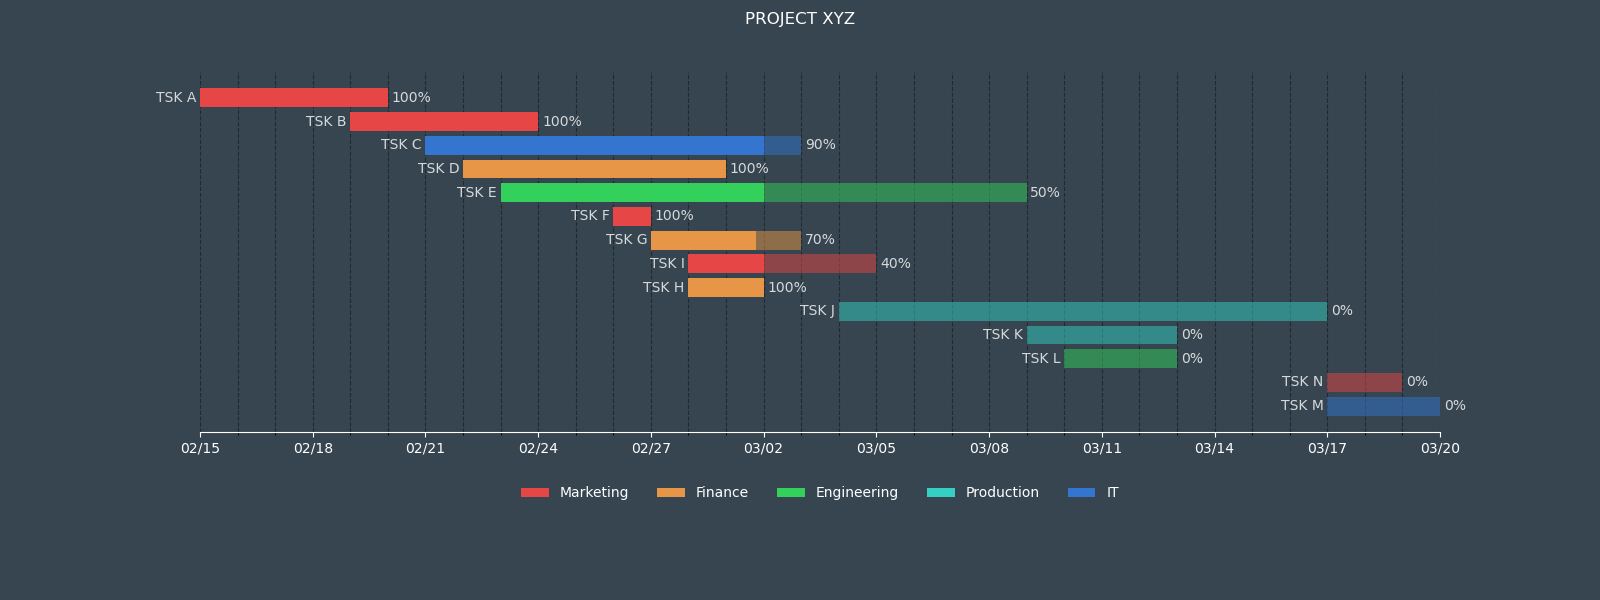

Reproduce this figure in Python.
import pandas as pd
import numpy as np
import matplotlib.pyplot as plt
from matplotlib.patches import Patch
from pandas import Timestamp

##### DATA #####
data = {'Task': {0: 'TSK M',
                 1: 'TSK N',
                 2: 'TSK L',
                 3: 'TSK K',
                 4: 'TSK J',
                 5: 'TSK H',
                 6: 'TSK I',
                 7: 'TSK G',
                 8: 'TSK F',
                 9: 'TSK E',
                 10: 'TSK D',
                 11: 'TSK C',
                 12: 'TSK B',
                 13: 'TSK A'},

        'Department': {0: 'IT',
                       1: 'MKT',
                       2: 'ENG',
                       3: 'PROD',
                       4: 'PROD',
                       5: 'FIN',
                       6: 'MKT',
                       7: 'FIN',
                       8: 'MKT',
                       9: 'ENG',
                       10: 'FIN',
                       11: 'IT',
                       12: 'MKT',
                       13: 'MKT'},

        'Start': {0: Timestamp('2022-03-17 00:00:00'),
                  1: Timestamp('2022-03-17 00:00:00'),
                  2: Timestamp('2022-03-10 00:00:00'),
                  3: Timestamp('2022-03-09 00:00:00'),
                  4: Timestamp('2022-03-04 00:00:00'),
                  5: Timestamp('2022-02-28 00:00:00'),
                  6: Timestamp('2022-02-28 00:00:00'),
                  7: Timestamp('2022-02-27 00:00:00'),
                  8: Timestamp('2022-02-26 00:00:00'),
                  9: Timestamp('2022-02-23 00:00:00'),
                  10: Timestamp('2022-02-22 00:00:00'),
                  11: Timestamp('2022-02-21 00:00:00'),
                  12: Timestamp('2022-02-19 00:00:00'),
                  13: Timestamp('2022-02-15 00:00:00')},

        'End': {0: Timestamp('2022-03-20 00:00:00'),
                1: Timestamp('2022-03-19 00:00:00'),
                2: Timestamp('2022-03-13 00:00:00'),
                3: Timestamp('2022-03-13 00:00:00'),
                4: Timestamp('2022-03-17 00:00:00'),
                5: Timestamp('2022-03-02 00:00:00'),
                6: Timestamp('2022-03-05 00:00:00'),
                7: Timestamp('2022-03-03 00:00:00'),
                8: Timestamp('2022-02-27 00:00:00'),
                9: Timestamp('2022-03-09 00:00:00'),
                10: Timestamp('2022-03-01 00:00:00'),
                11: Timestamp('2022-03-03 00:00:00'),
                12: Timestamp('2022-02-24 00:00:00'),
                13: Timestamp('2022-02-20 00:00:00')},

        'Completion': {0: 0.0,
                       1: 0.0,
                       2: 0.0,
                       3: 0.0,
                       4: 0.0,
                       5: 1.0,
                       6: 0.4,
                       7: 0.7,
                       8: 1.0,
                       9: 0.5,
                       10: 1.0,
                       11: 0.9,
                       12: 1.0,
                       13: 1.0}}

##### DATA PREP #####
df = pd.DataFrame(data)

# project start date
proj_start = df.Start.min()

# number of days from project start to task start
df['start_num'] = (df.Start - proj_start).dt.days

# number of days from project start to end of tasks
df['end_num'] = (df.End - proj_start).dt.days

# days between start and end of each task
df['days_start_to_end'] = df.end_num - df.start_num

# days between start and current progression of each task
df['current_num'] = (df.days_start_to_end * df.Completion)


# create a column with the color for each department
def color(row):
    c_dict = {'MKT': '#E64646', 'FIN': '#E69646', 'ENG': '#34D05C', 'PROD': '#34D0C3', 'IT': '#3475D0'}
    return c_dict[row['Department']]


df['color'] = df.apply(color, axis=1)

##### PLOT #####
fig, (ax, ax1) = plt.subplots(2, figsize=(16, 6), gridspec_kw={'height_ratios': [6, 1]}, facecolor='#36454F')
ax.set_facecolor('#36454F')
ax1.set_facecolor('#36454F')
# bars
ax.barh(df.Task, df.current_num, left=df.start_num, color=df.color)
ax.barh(df.Task, df.days_start_to_end, left=df.start_num, color=df.color, alpha=0.5)

for idx, row in df.iterrows():
    ax.text(row.end_num + 0.1, idx, f"{int(row.Completion * 100)}%", va='center', alpha=0.8, color='w')
    ax.text(row.start_num - 0.1, idx, row.Task, va='center', ha='right', alpha=0.8, color='w')

# grid lines
ax.set_axisbelow(True)
ax.xaxis.grid(color='k', linestyle='dashed', alpha=0.4, which='both')

# ticks
xticks = np.arange(0, df.end_num.max() + 1, 3)
xticks_labels = pd.date_range(proj_start, end=df.End.max()).strftime("%m/%d")
xticks_minor = np.arange(0, df.end_num.max() + 1, 1)
ax.set_xticks(xticks)
ax.set_xticks(xticks_minor, minor=True)
ax.set_xticklabels(xticks_labels[::3], color='w')
ax.set_yticks([])

plt.setp([ax.get_xticklines()], color='w')

# align x axis
ax.set_xlim(0, df.end_num.max())

# remove spines
ax.spines['right'].set_visible(False)
ax.spines['left'].set_visible(False)
ax.spines['left'].set_position(('outward', 10))
ax.spines['top'].set_visible(False)
ax.spines['bottom'].set_color('w')

plt.suptitle('PROJECT XYZ', color='w')

##### LEGENDS #####
legend_elements = [Patch(facecolor='#E64646', label='Marketing'),
                   Patch(facecolor='#E69646', label='Finance'),
                   Patch(facecolor='#34D05C', label='Engineering'),
                   Patch(facecolor='#34D0C3', label='Production'),
                   Patch(facecolor='#3475D0', label='IT')]

legend = ax1.legend(handles=legend_elements, loc='upper center', ncol=5, frameon=False)
plt.setp(legend.get_texts(), color='w')

# clean second axis
ax1.spines['right'].set_visible(False)
ax1.spines['left'].set_visible(False)
ax1.spines['top'].set_visible(False)
ax1.spines['bottom'].set_visible(False)
ax1.set_xticks([])
ax1.set_yticks([])

plt.savefig('gantt.png', facecolor='#36454F')
